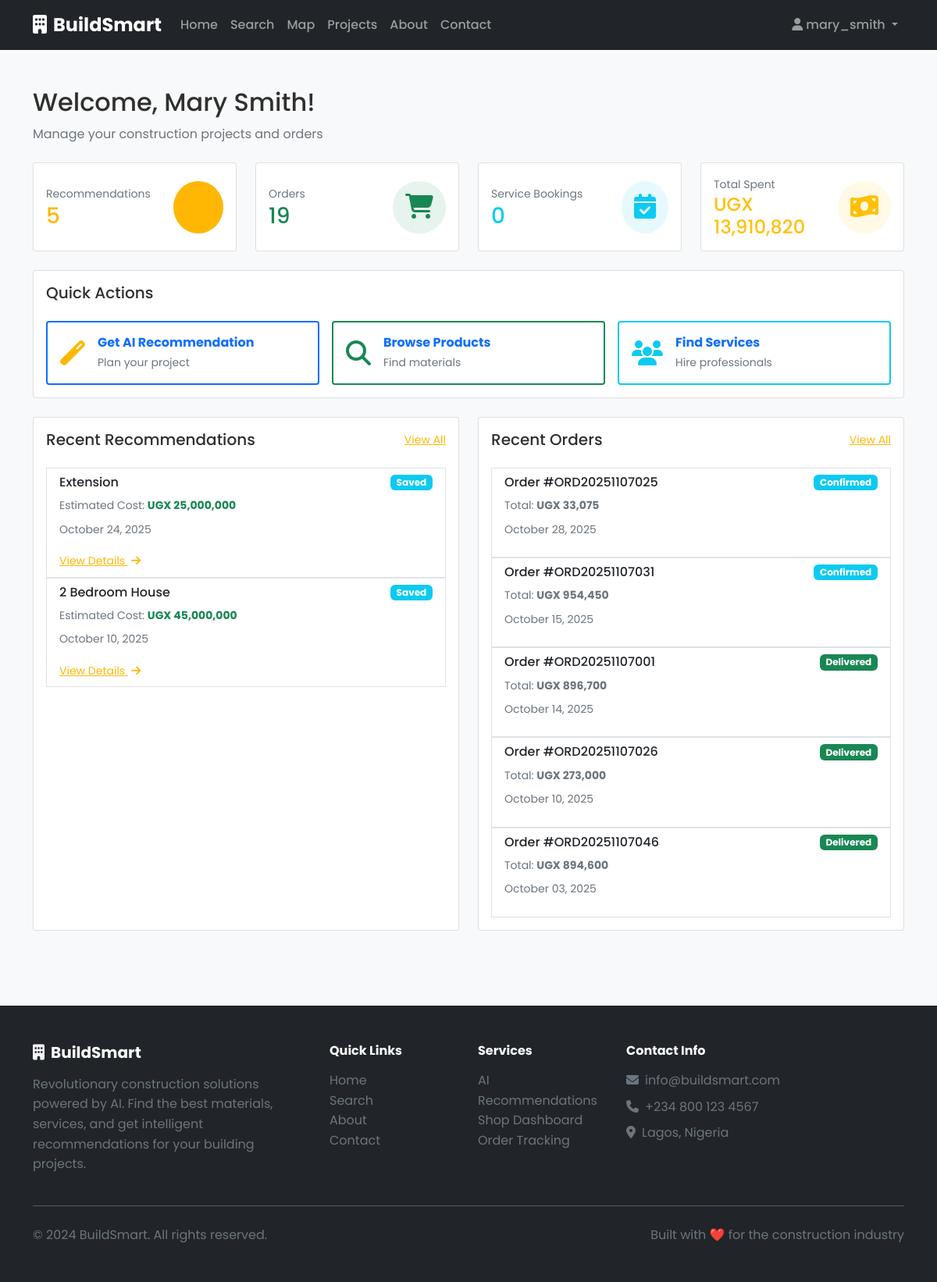
Page /user/dashboard (signed in) on the committed database.
### app/models/user.py (models this page shows, shortened)
class User(UserMixin, db.Model):
    __tablename__ = 'users'
    id = db.Column(db.Integer, primary_key=True)
    username = db.Column(db.String(80), unique=True, nullable=False)
    email = db.Column(db.String(120), unique=True, nullable=False)
    password_hash = db.Column(db.String(128), nullable=False)
    full_name = db.Column(db.String(100))
    phone = db.Column(db.String(20))
    address = db.Column(db.Text)
    latitude = db.Column(db.Float)
    longitude = db.Column(db.Float)
    user_type = db.Column(db.String(20), default='customer')  # customer, shop_owner, service_provider
    is_active = db.Column(db.Boolean, default=True)
    is_verified = db.Column(db.Boolean, default=False)
    email_verified = db.Column(db.Boolean, default=False, nullable=False)
    email_verified_at = db.Column(db.DateTime, nullable=True)
    two_factor_enabled = db.Column(db.Boolean, default=False, nullable=False)
    two_factor_secret = db.Column(db.String(32), nullable=True)  # TOTP secret key
    failed_login_attempts = db.Column(db.Integer, default=0, nullable=False)
    locked_until = db.Column(db.DateTime, nullable=True)  # Account lockout timestamp
    last_login = db.Column(db.DateTime, nullable=True)
    created_at = db.Column(db.DateTime, default=datetime.utcnow)
    updated_at = db.Column(db.DateTime, default=datetime.utcnow, onupdate=datetime.utcnow)
    shops = db.relationship('Shop', backref='owner', lazy=True)
    services = db.relationship('Service', backref='provider', lazy=True)
    orders = db.relationship('Order', backref='customer', lazy=True)
    recommendations = db.relationship('Recommendation', backref='user', lazy=True)
    def is_admin_user(self):
        return self.user_type == 'admin'

### app/models/recommendation.py (models this page shows, shortened)
class Recommendation(db.Model):
    __tablename__ = 'recommendations'
    id = db.Column(db.Integer, primary_key=True)
    project_type = db.Column(db.String(50), nullable=False)  # e.g., '2_bedroom_house', 'office_building'
    project_description = db.Column(db.Text, nullable=False)
    total_estimated_cost = db.Column(db.Numeric(12, 2))
    recommendation_data = db.Column(db.JSON, nullable=False)  # Store the full recommendation as JSON
    is_saved = db.Column(db.Boolean, default=False)
    created_at = db.Column(db.DateTime, default=datetime.utcnow)
    updated_at = db.Column(db.DateTime, default=datetime.utcnow, onupdate=datetime.utcnow)
    user_id = db.Column(db.Integer, db.ForeignKey('users.id'), nullable=False)

### app/models/order.py (models this page shows, shortened)
class Order(db.Model):
    __tablename__ = 'orders'
    id = db.Column(db.Integer, primary_key=True)
    order_number = db.Column(db.String(20), unique=True, nullable=False)
    status = db.Column(db.String(20), default='pending')  # pending, confirmed, processing, shipped, delivered, cancelled
    total_amount = db.Column(db.Numeric(10, 2), nullable=False)
    subtotal_amount = db.Column(db.Numeric(10, 2), nullable=True)  # Amount before tax and discount
    discount_amount = db.Column(db.Numeric(10, 2), default=0.00, nullable=False)
    tax_amount = db.Column(db.Numeric(10, 2), default=0.00, nullable=False)
    coupon_code = db.Column(db.String(50), nullable=True)  # Applied coupon code
    delivery_address = db.Column(db.Text)
    delivery_notes = db.Column(db.Text)
    payment_status = db.Column(db.String(20), default='pending')  # pending, paid, failed, refunded
    payment_method = db.Column(db.String(50))
    created_at = db.Column(db.DateTime, default=datetime.utcnow)
    updated_at = db.Column(db.DateTime, default=datetime.utcnow, onupdate=datetime.utcnow)
    customer_id = db.Column(db.Integer, db.ForeignKey('users.id'), nullable=False)
    shop_id = db.Column(db.Integer, db.ForeignKey('shops.id'), nullable=False)
    items = db.relationship('OrderItem', backref='order', lazy=True, cascade='all, delete-orphan')

### app/blueprints/user/routes.py (the view)
@user_bp.route('/dashboard')
@login_required
def dashboard():
    recent_orders = Order.query.filter_by(customer_id=current_user.id)\
                              .order_by(Order.created_at.desc())\
                              .limit(5).all()
    saved_recommendations = Recommendation.query.filter_by(
        user_id=current_user.id,
        is_saved=True
    ).order_by(Recommendation.created_at.desc()).limit(5).all()
    total_orders = Order.query.filter_by(customer_id=current_user.id).count()
    total_recommendations = Recommendation.query.filter_by(user_id=current_user.id).count()
    total_spent = db.session.query(db.func.sum(Order.total_amount))\
                           .filter_by(customer_id=current_user.id).scalar() or 0
    stats = {
        'total_orders': total_orders,
        'total_recommendations': total_recommendations,
        'total_bookings': 0,  # Placeholder for future service bookings
        'total_spent': float(total_spent)
    }
    return render_template('user/dashboard.html',
                         recent_orders=recent_orders,
                         saved_recommendations=saved_recommendations,
                         stats=stats)

### app/templates/user/dashboard.html (shortened to what this page needs)
{% extends "base.html" %}
{% block content %}
<div class="container py-5">
    <div class="mb-4">
        <h1 class="h2">Welcome, {{ current_user.full_name or current_user.username }}!</h1>
        <p class="text-muted">Manage your construction projects and orders</p>
    </div>
    <div class="row g-4 mb-4">
        <div class="col-md-6 col-lg-3">
            <div class="card h-100">
                <div class="card-body d-flex justify-content-between align-items-center">
                    <div>
                        <p class="text-muted small mb-0">Recommendations</p>
                        <h3 class="text-primary mb-0">{{ stats.total_recommendations }}</h3>
                    </div>
                    <div class="bg-primary bg-opacity-10 p-3 rounded-circle">
                        <i class="fas fa-magic text-primary fa-2x"></i>
                    </div>
                </div>
            </div>
        </div>
        <div class="col-md-6 col-lg-3">
            <div class="card h-100">
                <div class="card-body d-flex justify-content-between align-items-center">
                    <div>
                        <p class="text-muted small mb-0">Orders</p>
                        <h3 class="text-success mb-0">{{ stats.total_orders }}</h3>
                    </div>
                    <div class="bg-success bg-opacity-10 p-3 rounded-circle">
                        <i class="fas fa-shopping-cart text-success fa-2x"></i>
                    </div>
                </div>
            </div>
        </div>
        <div class="col-md-6 col-lg-3">
            <div class="card h-100">
                <div class="card-body d-flex justify-content-between align-items-center">
                    <div>
                        <p class="text-muted small mb-0">Service Bookings</p>
                        <h3 class="text-info mb-0">{{ stats.total_bookings }}</h3>
                    </div>
                    <div class="bg-info bg-opacity-10 p-3 rounded-circle">
                        <i class="fas fa-calendar-check text-info fa-2x"></i>
                    </div>
                </div>
            </div>
        </div>
        <div class="col-md-6 col-lg-3">
            <div class="card h-100">
                <div class="card-body d-flex justify-content-between align-items-center">
                    <div>
                        <p class="text-muted small mb-0">Total Spent</p>
                        <h4 class="text-warning mb-0">UGX {{ "{:,.0f}".format(stats.total_spent) }}</h4>
                    </div>
                    <div class="bg-warning bg-opacity-10 p-3 rounded-circle">
                        <i class="fas fa-money-bill-wave text-warning fa-2x"></i>
                    </div>
                </div>
            </div>
        </div>
    </div>
    <div class="card mb-4">
        <div class="card-body">
            <h2 class="h5 mb-4">Quick Actions</h2>
            <div class="row g-3">
                <div class="col-md-4">
                    <a href="{{ url_for('user.recommendations') }}" class="card text-decoration-none border-2 border-primary border-opacity-25 h-100">
                        <div class="card-body">
                            <div class="d-flex align-items-center">
                                <i class="fas fa-magic text-primary fa-2x me-3"></i>
                                <div>
                                    <h6 class="fw-bold mb-1">Get AI Recommendation</h6>
                                    <p class="text-muted small mb-0">Plan your project</p>
                                </div>
                            </div>
                        </div>
                    </a>
                </div>
                <div class="col-md-4">
                    <a href="{{ url_for('main.search') }}" class="card text-decoration-none border-2 border-success border-opacity-25 h-100">
                        <div class="card-body">
                            <div class="d-flex align-items-center">
                                <i class="fas fa-search text-success fa-2x me-3"></i>
                                <div>
                                    <h6 class="fw-bold mb-1">Browse Products</h6>
                                    <p class="text-muted small mb-0">Find materials</p>
                                </div>
                            </div>
                        </div>
                    </a>
                </div>
                <div class="col-md-4">
                    <a href="{{ url_for('main.search') }}" class="card text-decoration-none border-2 border-info border-opacity-25 h-100">
                        <div class="card-body">
                            <div class="d-flex align-items-center">
                                <i class="fas fa-users text-info fa-2x me-3"></i>
                                <div>
                                    <h6 class="fw-bold mb-1">Find Services</h6>
                                    <p class="text-muted small mb-0">Hire professionals</p>
                                </div>
                            </div>
                        </div>
                    </a>
                </div>
            </div>
        </div>
    </div>
    <div class="row g-4">
        <div class="col-lg-6">
            <div class="card h-100">
                <div class="card-body">
                    <div class="d-flex justify-content-between align-items-center mb-4">
                        <h2 class="h5 mb-0">Recent Recommendations</h2>
                        <a href="{{ url_for('user.recommendations') }}" class="text-primary small">View All</a>
                    </div>
                    {% if saved_recommendations %}
                    <div class="list-group list-group-flush">
                        {% for rec in saved_recommendations %}
                        <div class="list-group-item border">
                            <div class="d-flex justify-content-between align-items-start mb-2">
                                <h6 class="mb-0">{{ rec.project_type.replace('_', ' ')|title }}</h6>
                                <span class="badge bg-info">Saved</span>
                            </div>
                            <p class="text-muted small mb-2">
                                {% if rec.total_estimated_cost %}
                                Estimated Cost: <strong class="text-success">UGX {{ "{:,.0f}".format(rec.total_estimated_cost) }}</strong>
                                {% else %}
                                <span class="text-muted">Cost estimation pending</span>
                                {% endif %}
                            </p>
                            <p class="text-muted small">{{ rec.created_at.strftime('%B %d, %Y') }}</p>
                            <a href="{{ url_for('user.recommendations') }}" class="text-primary small">
                                View Details <i class="fas fa-arrow-right ms-1"></i>
                            </a>
                        </div>
                        {% endfor %}
                    </div>
                    {% endif %}
                </div>
            </div>
        </div>
        <div class="col-lg-6">
            <div class="card h-100">
                <div class="card-body">
                    <div class="d-flex justify-content-between align-items-center mb-4">
                        <h2 class="h5 mb-0">Recent Orders</h2>
                        <a href="{{ url_for('user.orders') }}" class="text-primary small">View All</a>
                    </div>
                    {% if recent_orders %}
                    <div class="list-group list-group-flush">
                        {% for order in recent_orders %}
                        <div class="list-group-item border">
                            <div class="d-flex justify-content-between align-items-start mb-2">
                                <h6 class="mb-0">Order #{{ order.order_number }}</h6>
                                <span class="badge bg-{{ 'success' if order.status == 'delivered' else 'warning' if order.status == 'pending' else 'danger' if order.status == 'cancelled' else 'info' }}">
                                    {{ order.status|title }}
                                </span>
                            </div>
                            <p class="text-muted small mb-2">
                                Total: <strong>UGX {{ "{:,.0f}".format(order.total_amount) }}</strong>
                            </p>
                            <p class="text-muted small">{{ order.created_at.strftime('%B %d, %Y') }}</p>
                        </div>
                        {% endfor %}
                    </div>
                    {% endif %}
                </div>
            </div>
        </div>
    </div>
</div>
{% endblock %}

### app/templates/components/navbar.html (shortened to what this page needs)
<nav class="navbar navbar-expand-lg navbar-dark bg-dark">
    <div class="container">
        <a class="navbar-brand fw-bold" href="{{ url_for('main.index') }}">
            <i class="fas fa-building me-2"></i>BuildSmart
        </a>
        <div class="collapse navbar-collapse" id="navbarNav">
            <ul class="navbar-nav me-auto">
                <li class="nav-item">
                    <a class="nav-link" href="{{ url_for('main.index') }}">Home</a>
                </li>
                <li class="nav-item">
                    <a class="nav-link" href="{{ url_for('main.search') }}">Search</a>
                </li>
                <li class="nav-item">
                    <a class="nav-link" href="{{ url_for('main.map_view') }}">Map</a>
                </li>
                <li class="nav-item">
                    <a class="nav-link" href="{{ url_for('main.projects') }}">Projects</a>
                </li>
                <li class="nav-item">
                    <a class="nav-link" href="{{ url_for('main.about') }}">About</a>
                </li>
                <li class="nav-item">
                    <a class="nav-link" href="{{ url_for('main.contact') }}">Contact</a>
                </li>
            </ul>
            <ul class="navbar-nav">
                {% if current_user.is_authenticated %}
                    <li class="nav-item dropdown">
                        <a class="nav-link dropdown-toggle" href="#" id="navbarDropdown" role="button" data-bs-toggle="dropdown">
                            <i class="fas fa-user me-1"></i>{{ current_user.username }}
                        </a>
                    </li>
                {% endif %}
            </ul>
        </div>
    </div>
</nav>

### app/static/css/custom.css (style rules this page uses)
:root { --primary-yellow: #FFB703; --accent-orange: #FB8500; --charcoal-gray: #2F2F2F; --bg-light: #F8F9FA; --primary-color: var(--primary-yellow); --secondary-color: #6c757d; --success-color: #198754; --warning-color: #ffc107; --danger-color: #dc3545; --light-color: var(--bg-light); --dark-color: var(--charcoal-gray); }
body { font-family: 'Poppins', -apple-system, BlinkMacSystemFont, 'Segoe UI', Roboto, Inter, 'Helvetica Neue', Arial, sans-serif; line-height: 1.6; color: var(--dark-color); background-color: var(--light-color); }
.card { transition: transform 0.2s ease-in-out, box-shadow 0.2s ease-in-out; }
.navbar-brand { font-size: 1.5rem; font-weight: bold; }
.navbar-nav .nav-link { font-weight: 500; transition: color 0.2s ease-in-out; }
.text-primary { color: var(--primary-color) !important; }
.bg-primary { background-color: var(--primary-color) !important; }
.badge { border-radius: 6px; }

### rows in the picture
User: username "mary_smith", full_name "Mary Smith"
Recommendation: project_type.replace "Extension", total_estimated_cost "25,000,000", created_at "October 24, 2025"
Recommendation: project_type.replace "2 Bedroom House", total_estimated_cost "45,000,000", created_at "October 10, 2025"
Order: order_number "ORD20251107025", status "Confirmed", total_amount "33,075", created_at "October 28, 2025"
Order: order_number "ORD20251107031", status "Confirmed", total_amount "954,450", created_at "October 15, 2025"
Order: order_number "ORD20251107001", status "Delivered", total_amount "896,700", created_at "October 14, 2025"
Order: order_number "ORD20251107026", status "Delivered", total_amount "273,000", created_at "October 10, 2025"
Order: order_number "ORD20251107046", status "Delivered", total_amount "894,600", created_at "October 03, 2025"

### other values in the picture
{{ stats.total_recommendations }} "5"
{{ stats.total_orders }} "19"
{{ stats.total_bookings }} "0"
{{ "{:,.0f}".format(stats.total_spent) }} "13,910,820"
